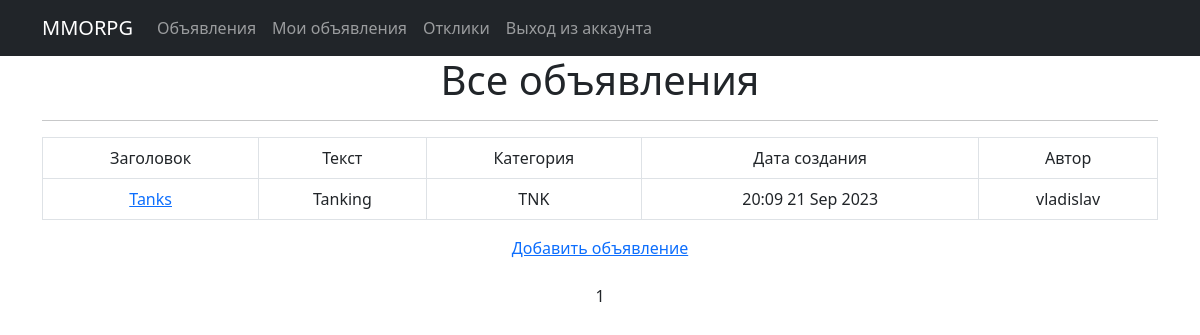
The app's page / (signed in) with its own data.
### mmo/models.py (models this page shows, shortened)
class Post(models.Model):
    post_title = models.CharField(max_length=255)
    post_text = models.TextField()
    time_create = models.DateTimeField(auto_now_add=True)
    category = models.CharField(max_length=3, choices=CATEGORY, default=tanks)
    user = models.ForeignKey(User, on_delete=models.CASCADE, null=True)
    image = models.ImageField(upload_to='post_images/', null=True, blank=True)
    video_url = models.URLField(null=True, blank=True)

### mmo/views.py (the view)
# urls.py: path('', PostList.as_view(), name='posts'),
class PostList(ListView):
    model = Post
    ordering = '-time_create'
    template_name = 'posts.html'
    context_object_name = 'posts'
    paginate_by = 10
    def get_queryset(self):
        queryset = super().get_queryset()
        self.filterset = PostFilter(self.request.GET, queryset)
        return self.filterset.qs

### templates/posts.html (shortened to what this page needs)
{% extends 'flatpages/default.html' %}
{% block content %}
   <h1>Все объявления</h1>
   <hr>
   {% if posts %}
        <table class="table table-bordered">
            <tr>
               <td>Заголовок</td>
               <td>Текст</td>
               <td>Категория</td>
               <td>Дата создания</td>
               <td>Автор</td>
            </tr>
            {% for post in posts %}
            <tr>
               <td><a href="{% url 'post' post.id %}">{{ post.post_title }}</a></td>
               <td>{{ post.post_text|truncatechars:20 }}</td>
               <td>{{ post.category }}</td>
               <td>{{ post.time_create|date:'H:m d M Y' }}</td>
               <td>{{ post.user }}</td>
            </tr>
            {% endfor %}
        </table>
    {% else %}
       <h2>Объявлений нет!</h2>
    {% endif %}
    <a href="{% url 'post_create' %}">Добавить объявление</a>
    <br>
    <br>
    {{ page_obj.number }}
{% endblock content %}

### records on screen
Post: post_title "Tanks", post_text "Tanking", category "TNK", time_create "20:09 21 Sep 2023", user "vladislav"

### other values on screen
{{ page_obj.number }} "1"
